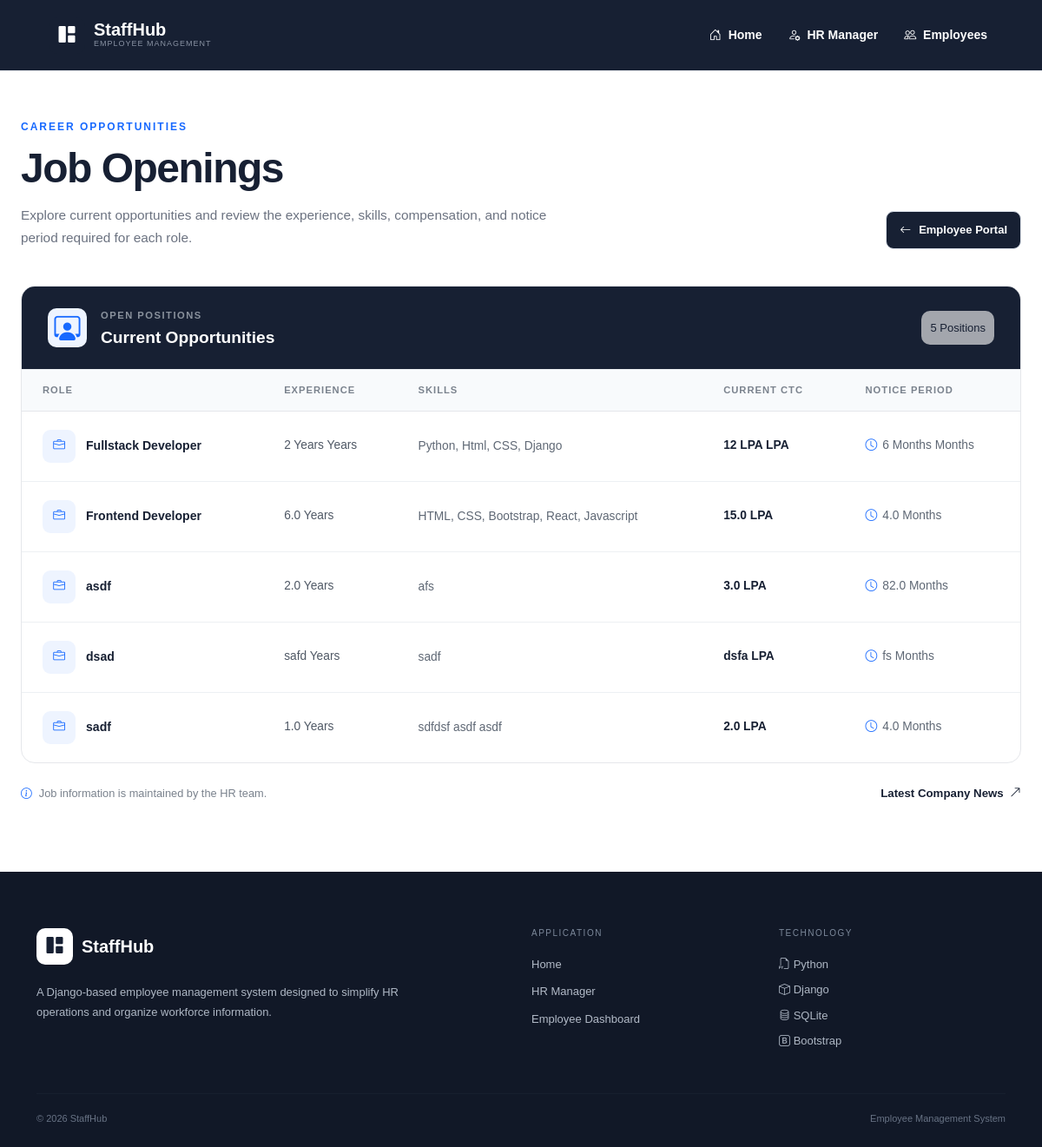
Screenshot of /jobs/ with the database file from the repository.
### empmngt/models.py (models this page shows)
class Job(models.Model):
    Role = models.CharField(max_length=100)
    Experience = models.FloatField(max_length=100)
    Skills = models.CharField(max_length=100)
    CTC = models.FloatField(max_length=100)
    Notice_Period = models.FloatField(max_length=100)

### empmngt/views.py (the view)
# urls.py: path('jobs/', views.jobs),
def jobs(request):
    data = Job.objects.all()
    return render(request, 'empmngt/jobs.html', {'d': data})

### empmngt/middle.py (called while the page is built)
    def __call__(self, request):
        response = self.get_response(request)
        if response.status_code == 404:
            return render(request, 'empmngt/technical_issue.html', status=404)
        return response

### templates/empmngt/jobs.html (shortened to what this page needs)
{% extends "empmngt/navbar.html" %}
{% load static %}
{% block nav_block %}
<section class="jobs-page">
    <div class="jobs-header">
        <div>
            <span class="jobs-eyebrow">
                CAREER OPPORTUNITIES
            </span>
            <h1>Job Openings</h1>
            <p>
                Explore current opportunities and review the experience,
                skills, compensation, and notice period required for each role.
            </p>
        </div>
        {%if user.is_staff%}
        <a href="/hrmanager" class="back-link">
            <i class="bi bi-arrow-left"></i>
            HR Portal
        </a>
        {%else%}
        <a href="/empdash" class="back-link">
            <i class="bi bi-arrow-left"></i>
            Employee Portal
        </a>
        {%endif%}
    </div>
    <div class="jobs-wrapper">
        <div class="jobs-top">
            <div class='d-flex gap-3'>
            <div class='jobs-icon'>
                <i class='bi bi-person-workspace'></i>
            </div>
            <div>
                <span>OPEN POSITIONS</span>
                <h2>Current Opportunities</h2>
            </div>
        </div>
            <div class="jobs-count">
                {{ d|length }} Positions
            </div>
        </div>
        <table class="jobs-table">
<thead>
    <tr>
        <th>Role</th>
        <th>Experience</th>
        <th>Skills</th>
        <th>Current CTC</th>
        <th>Notice Period</th>
    </tr>
</thead>
<tbody>
    {% for i in d %}
    <tr>
        <td>
            <div class="job-role">
                <div class="job-icon">
                    <i class="bi bi-briefcase"></i>
                </div>
                <strong>
                    {{ i.Role }}
                </strong>
            </div>
        </td>
        <td>
            <span class="experience-text">
                {{ i.Experience }} Years
            </span>
        </td>
        <td>
            <div class="skills-text">
                {{ i.Skills }}
            </div>
        </td>
        <td>
            <span class="ctc-text">
                {{ i.CTC }} LPA
            </span>
        </td>
        <td>
            <span class="notice-text">
                <i class="bi bi-clock"></i>
                {{ i.Notice_Period }} Months
            </span>
        </td>
    </tr>
    {% endfor %}
</tbody>
</table>
    </div>
    <div class="jobs-footer">
        <div class="jobs-note">
            <i class="bi bi-info-circle"></i>
            Job information is maintained by the HR team.
        </div>
        <a href="/news" class="news-link">
            Latest Company News
            <i class="bi bi-arrow-up-right"></i>
        </a>
    </div>
</section>
{% endblock %}

### rows the page displays
Job: Role "Fullstack Developer", Experience "2 Years", Skills "Python, Html, CSS, Django", CTC "12 LPA", Notice_Period "6 Months"
Job: Role "Frontend Developer", Experience "6.0", Skills "HTML, CSS, Bootstrap, React, Javascript", CTC "15.0", Notice_Period "4.0"
Job: Role "asdf", Experience "2.0", Skills "afs", CTC "3.0", Notice_Period "82.0"
Job: Role "dsad", Experience "safd", Skills "sadf", CTC "dsfa", Notice_Period "fs"
Job: Role "sadf", Experience "1.0", Skills "sdfdsf asdf asdf", CTC "2.0", Notice_Period "4.0"

### other values shown
{{ d|length }} "5"
